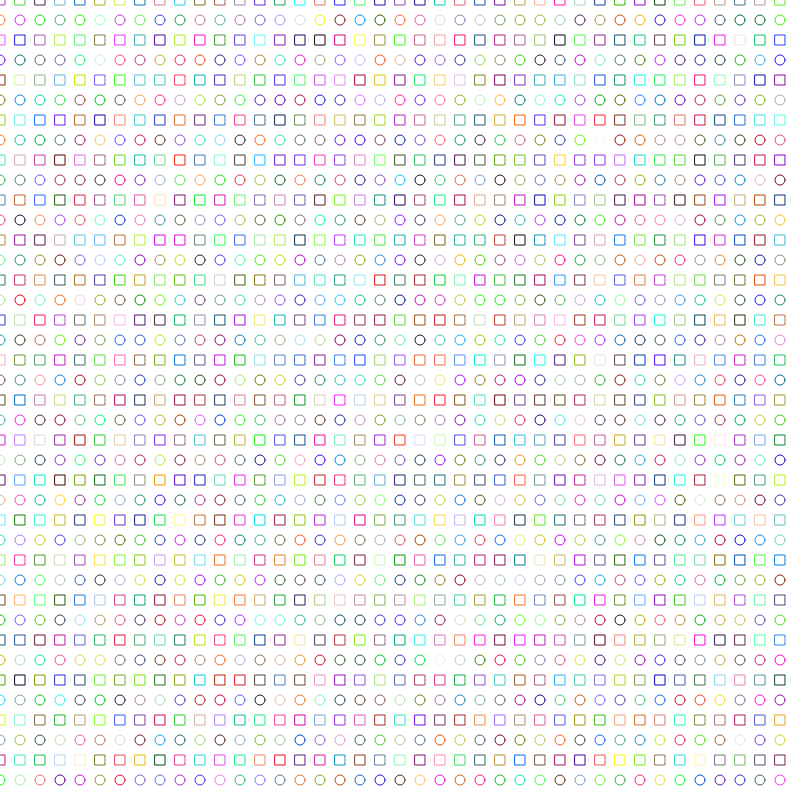
Frame 1 (no input)
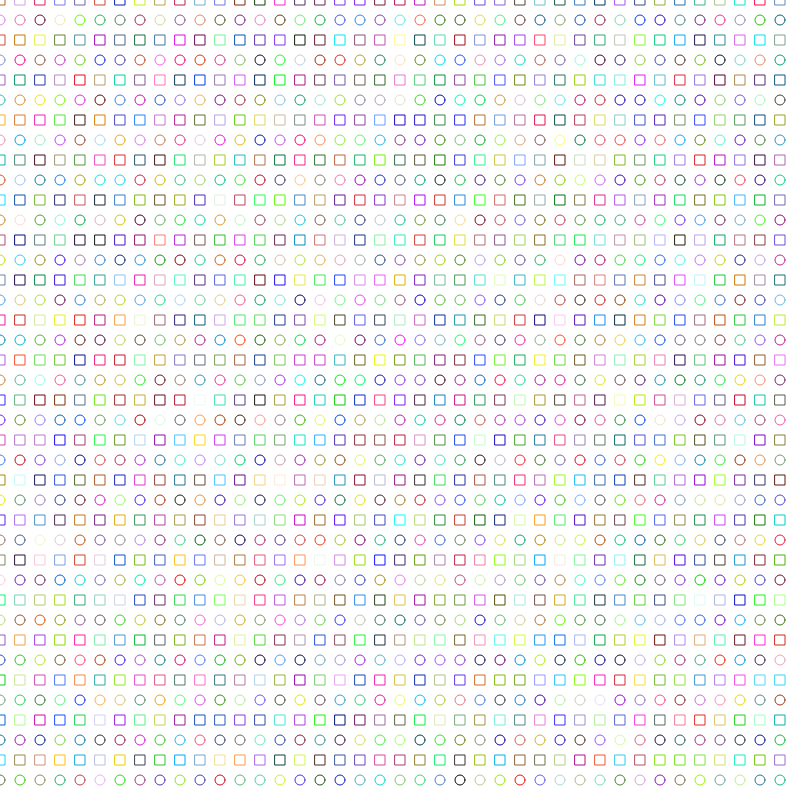
Frame 2 (the mouse pressed at the canvas centre, redrawn once)

The p5.js sketch that drew these frames (run headless with seeded random() and noise() and a simulated clock; the mouse was pressed at the canvas centre and the sketch redrawn once):

// p5.js sketch
// ── sketch.js
let shapes = [];
let spacing = 20;
let rows, cols;

function setup() {
 	createCanvas(800, 800);
	background(255);
    noFill();
	noLoop();
	rectMode(CENTER);
  
    rows = floor(height / spacing);
    cols = floor(width / spacing);

    for (let i = 0; i < rows; i++) {
        shapes[i] = [];
        for (let j = 0; j < cols; j++) {
          let x = j * spacing;
          let y = i * spacing;
          shapes[i][j] = {x: x, y: y, diameter: spacing/2 };
        }
    }
}

function draw() {
	background(255);

    for (let i = 0; i < rows; i++) {
        for (let j = 0; j < cols; j++) {
                let s = shapes[i][j]
                stroke(color(random(255), random(255), random(255)));
                if (i % 2 == 0) {
                    rect(s.x , s.y , s.diameter, s.diameter);
                } else {
                    circle(s.x , s.y , s.diameter);
                }
        }
    }
}
